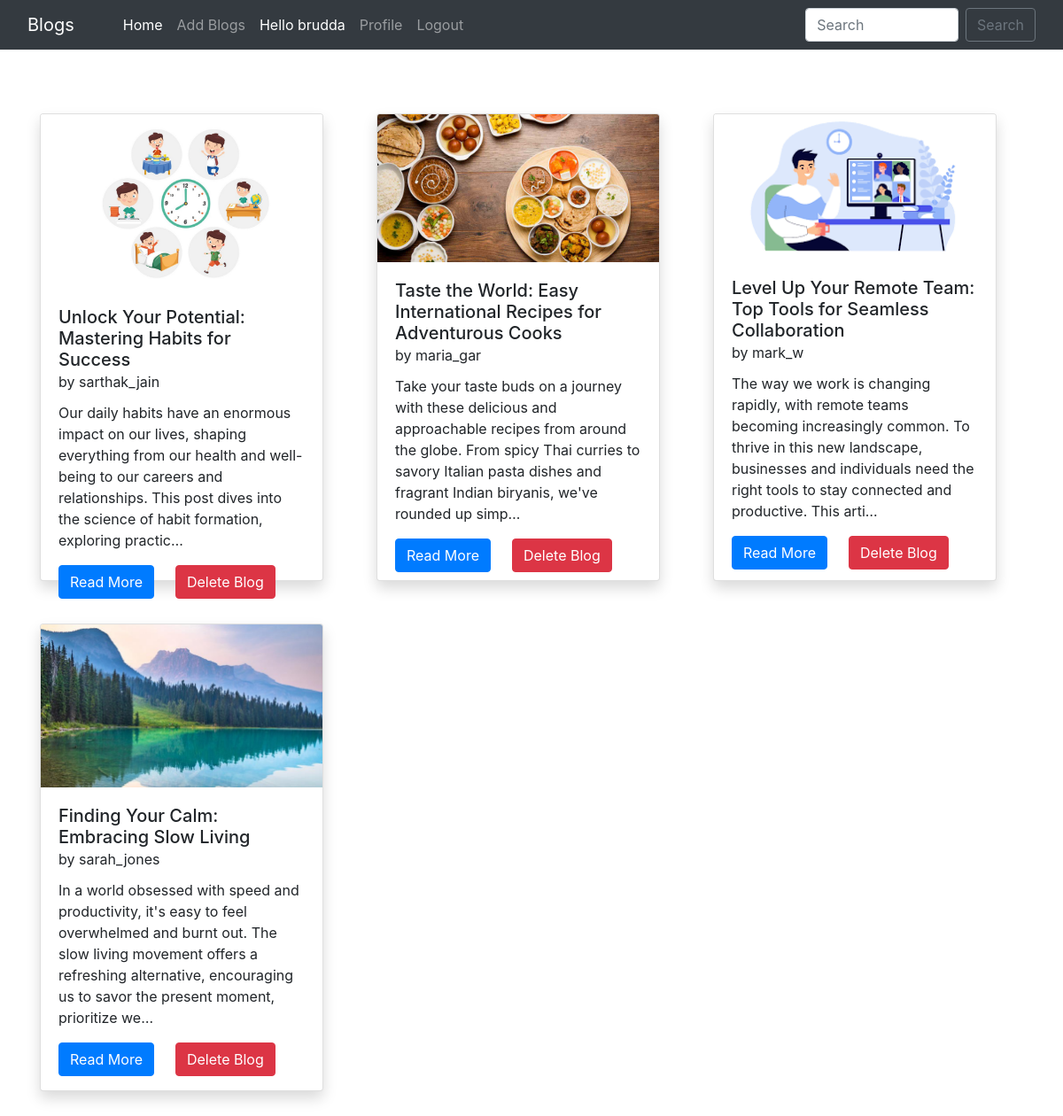
Screenshot of / (signed in) with the database file from the repository.
### home/models.py (models this page shows, shortened)
class BlogPost(models.Model):
    title=models.CharField(max_length=255)
    author= models.ForeignKey(User, on_delete=models.CASCADE)
    slug=models.CharField(max_length=130)
    content=models.TextField()
    image = models.ImageField(upload_to="profile_pics", blank=True, null=True)
    dateTime=models.DateTimeField(auto_now_add=True)

### home/views.py (the view)
# urls.py: path("", views.blogs, name="blogs"),
def blogs(request):
    posts = BlogPost.objects.all()
    posts = BlogPost.objects.filter().order_by('-dateTime')
    return render(request, "blog.html", {'posts':posts})

### home/templates/blog.html (shortened to what this page needs)
{% extends 'base.html' %}
{% block homeactive %} active {% endblock homeactive %}
{% block body %}
<div class="container mt-5 mb-3">
    <div class="row">
        {% for post in posts %}
        <div class="col-lg-4 my-4">
            <div class="card shadow" style="width: 20rem; height: 33rem;">
                <img src="/media/{{post.image}}" class="card-img-top" alt="..." height="250px">
                <div class="card-body">
                  <h5 class="card-title">{{post.title}} <br><small>by {{post.author}}</small></h5>
                  <p class="card-text">{{post.content| truncatechars:210}}</p>
                  <a href="blog/{{post.slug}}" class="btn btn-primary">Read More {% if user.is_superuser %}<a href="delete_blog_post/{{post.slug}}/" class="btn btn-danger mx-4">Delete Blog</a>{% endif %}</a>
                </div>
              </div>
        </div>
        {% endfor %}
    </div>
</div>
{% endblock %}

### home/templates/base.html (shortened to what this page needs)
<!doctype html>
<html lang="en">
  <head>
    <link href="//maxcdn.bootstrapcdn.com/bootstrap/4.1.1/css/bootstrap.min.css" rel="stylesheet" id="bootstrap-css">
    <link href="https://cdn.jsdelivr.net/npm/bootstrap@5.0.2/dist/css/bootstrap.min.css" rel="stylesheet">
    <link rel="stylesheet" href="https://maxcdn.bootstrapcdn.com/bootstrap/4.0.0/css/bootstrap.min.css">
  </head>
  <body>
    <nav class="navbar navbar-expand-lg navbar-dark bg-dark sticky-top">
        <div class="container-fluid">
          <a class="navbar-brand" href="/">Blogs</a>
          <div class="collapse navbar-collapse" id="navbarSupportedContent">
          <div class="container mx-3">
            <ul class="navbar-nav me-auto mb-2 mb-lg-0">
              <li class="nav-item">
                <a class="nav-link {% block homeactive %} {% endblock homeactive %}" aria-current="page" href="/">Home</a>
              </li>
              {% if user.is_authenticated %}
              <li class="nav-item">
                <a class="nav-link {% block add_blogs_active %} {% endblock add_blogs_active %}" href="/add_blogs/">Add Blogs</a>
              </li>
              <li class="nav-item">
                <a class="nav-link active" href="#">Hello {{request.user}}</a>
              </li>
              <li class="nav-item">
                <a class="nav-link {% block profileactive %} {% endblock profileactive %}" href="/profile/">Profile</a>
              </li>
              <li class="nav-item">
                <a class="nav-link" href="/logout/">Logout</a>
              </li>
              {% endif %}
            </ul>
            </div>
            <form class="d-flex" method="POST" action="/search/"> {% csrf_token %}
              <input class="form-control me-2" type="search" placeholder="Search" name="searched" id="searched" aria-label="Search">
              <button href="/search/" class="btn btn-outline-secondary" type="submit">Search</button>
            </form>
          </div>
        </div>
      </nav>
      {% block body %}
      {% endblock %}
</body>
</html>

### rows the page displays
BlogPost: image (picture), title "Unlock Your Potential: Mastering Habits for Success", author "sarthak_jain", content "Our daily habits have an enormous impact on our lives, shaping everything from our health and well-being to our careers and relationships. This post dives into the science of habit formation, exploring practic…"
BlogPost: image (picture), title "Taste the World: Easy International Recipes for Adventurous Cooks", author "maria_gar", content "Take your taste buds on a journey with these delicious and approachable recipes from around the globe. From spicy Thai curries to savory Italian pasta dishes and fragrant Indian biryanis, we've rounded up simp…"
BlogPost: image (picture), title "Level Up Your Remote Team: Top Tools for Seamless Collaboration", author "mark_w", content "The way we work is changing rapidly, with remote teams becoming increasingly common. To thrive in this new landscape, businesses and individuals need the right tools to stay connected and productive. This arti…"
BlogPost: image (picture), title "Finding Your Calm: Embracing Slow Living", author "sarah_jones", content "In a world obsessed with speed and productivity, it's easy to feel overwhelmed and burnt out. The slow living movement offers a refreshing alternative, encouraging us to savor the present moment, prioritize we…"

### other values shown
{{ request.user }} "brudda"
